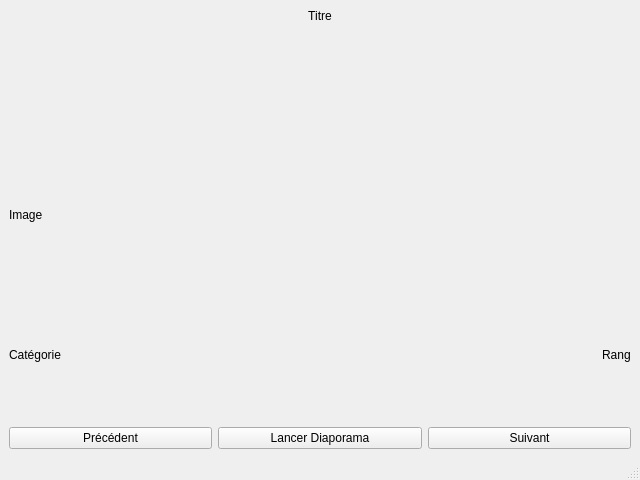
<?xml version="1.0" encoding="UTF-8"?>
<ui version="4.0">
 <class>LecteurVue</class>
 <widget class="QMainWindow" name="LecteurVue">
  <property name="geometry">
   <rect>
    <x>0</x>
    <y>0</y>
    <width>640</width>
    <height>480</height>
   </rect>
  </property>
  <property name="windowTitle">
   <string>Mon Application</string>
  </property>
  <widget class="QWidget" name="centralwidget">
   <layout class="QVBoxLayout" name="verticalLayout">
    <item>
     <widget class="QLabel" name="titre">
      <property name="text">
       <string>Titre</string>
      </property>
      <property name="alignment">
       <set>Qt::AlignHCenter</set>
      </property>
     </widget>
    </item>
    <item>
     <widget class="QLabel" name="image">
      <property name="text">
       <string>Image</string>
      </property>
      <property name="scaledContents">
       <bool>true</bool>
      </property>
     </widget>
    </item>
    <item>
     <layout class="QHBoxLayout" name="horizontalLayout_2">
      <item>
       <widget class="QLabel" name="categorie">
        <property name="text">
         <string>Catégorie</string>
        </property>
       </widget>
      </item>
      <item>
       <spacer name="horizontalSpacer">
        <property name="orientation">
         <enum>Qt::Horizontal</enum>
        </property>
        <property name="sizeHint" stdset="0">
         <size>
          <width>0</width>
          <height>20</height>
         </size>
        </property>
       </spacer>
      </item>
      <item>
       <widget class="QLabel" name="rang">
        <property name="text">
         <string>Rang</string>
        </property>
       </widget>
      </item>
     </layout>
    </item>
    <item>
     <layout class="QHBoxLayout" name="horizontalLayout">
      <item>
       <widget class="QPushButton" name="precedent">
        <property name="text">
         <string>Précédent</string>
        </property>
       </widget>
      </item>
      <item>
       <widget class="QPushButton" name="lancer_diaporama">
        <property name="text">
         <string>Lancer Diaporama</string>
        </property>
       </widget>
      </item>
      <item>
       <widget class="QPushButton" name="suivant">
        <property name="text">
         <string>Suivant</string>
        </property>
       </widget>
      </item>
     </layout>
    </item>
   </layout>
  </widget>
  <widget class="QMenuBar" name="menubar">
   <property name="geometry">
    <rect>
     <x>0</x>
     <y>0</y>
     <width>640</width>
     <height>36</height>
    </rect>
   </property>
  </widget>
  <widget class="QStatusBar" name="statusbar"/>
  <action name="action_quitter">
   <property name="text">
    <string>Sortir</string>
   </property>
  </action>
  <action name="action_changer_diaporama">
   <property name="text">
    <string>Changer diaporama</string>
   </property>
  </action>
  <action name="action_enlever_diaporama">
   <property name="text">
    <string>Enlever diaporama</string>
   </property>
  </action>
  <action name="action_vitesse_defilement">
   <property name="text">
    <string>Vitesse de défilement</string>
   </property>
  </action>
 </widget>
 <resources/>
 <connections/>
</ui>
